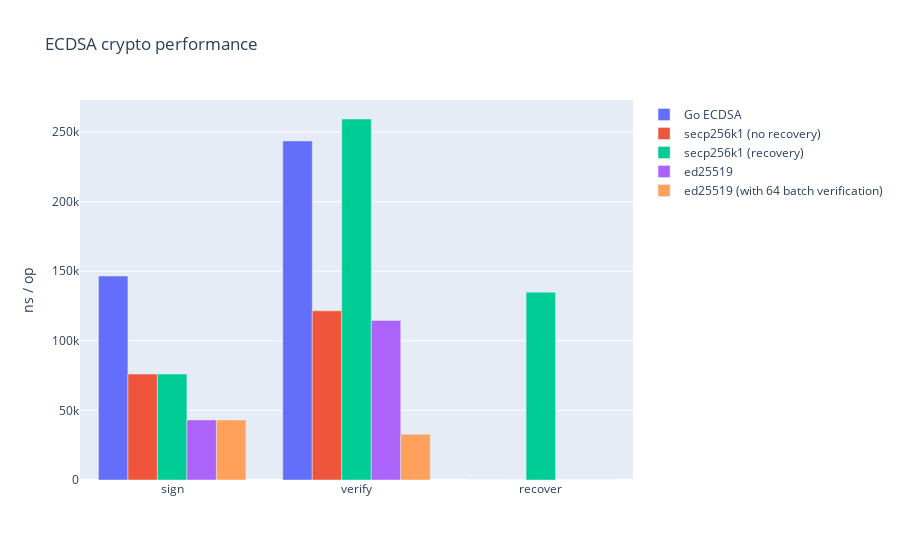

Notebook cell for this chart:
### Markdown cell above
## Better crypto libraries

- Uses ECDSA library which was optimized for x86. Compiled C code. Access using a Go interface.
- 40%-45% faster

Go ECDSA: support for all curves. Not optimized. https://golang.org/pkg/crypto/ecdsa/

Bitcoin Core: optimized C library for curve secp256k1. https://github.com/bitcoin-core/secp256k1

Example: Using 5 52-bit limbs (including hand-optimized assembly for x86_64, by Diederik Huys).

**Remark**: Go ECDSA does not support key recovery.

### Code cell
import plotly.graph_objects as go
import numpy as np
import pandas as pd

ops = pd.read_csv("ops.csv")

fig = go.Figure(data=[
    go.Bar(name='Go ECDSA', x=ops["function"], y=ops["goEcdsa"]),
    go.Bar(name='secp256k1 (no recovery)', x=ops["function"], y=ops["secp256k1NoRecovery"]),
    go.Bar(name='secp256k1 (recovery)', x=ops["function"], y=ops["secp256k1Recovery"]),
    go.Bar(name='ed25519', x=ops["function"], y=ops["ed25519"]),
    go.Bar(name='ed25519 (with 64 batch verification)', x=ops["function"], y=ops["ed2551964BatchVerify"]),
])
# Change the bar mode
fig.update_layout(title="ECDSA crypto performance", barmode='group', yaxis_title="ns / op")
fig.update_layout(xaxis_type='category', yaxis_type='linear')
fig.show()

### Figure 1 — Plotly figure (JSON) as saved in the notebook; plotly's stock layout.template omitted (floating-point values rounded to 4 significant figures)
{"data": [{"name": "Go ECDSA", "type": "bar", "x": ["sign", "verify", "recover"], "y": [146560, 243644, 0]}, {"name": "secp256k1 (no recovery)", "type": "bar", "x": ["sign", "verify", "recover"], "y": [76123, 121583, 0]}, {"name": "secp256k1 (recovery)", "type": "bar", "x": ["sign", "verify", "recover"], "y": [76123, 259425, 134957]}, {"name": "ed25519", "type": "bar", "x": ["sign", "verify", "recover"], "y": [43160, 114682, 0]}, {"name": "ed25519 (with 64 batch verification)", "type": "bar", "x": ["sign", "verify", "recover"], "y": [43160, 32795, 0]}], "layout": {"autosize": true, "barmode": "group", "title": {"text": "ECDSA crypto performance"}, "xaxis": {"autorange": true, "range": [-0.5, 2.5], "type": "category"}, "yaxis": {"autorange": true, "range": [0, 273100.0], "title": {"text": "ns / op"}, "type": "linear"}}}
